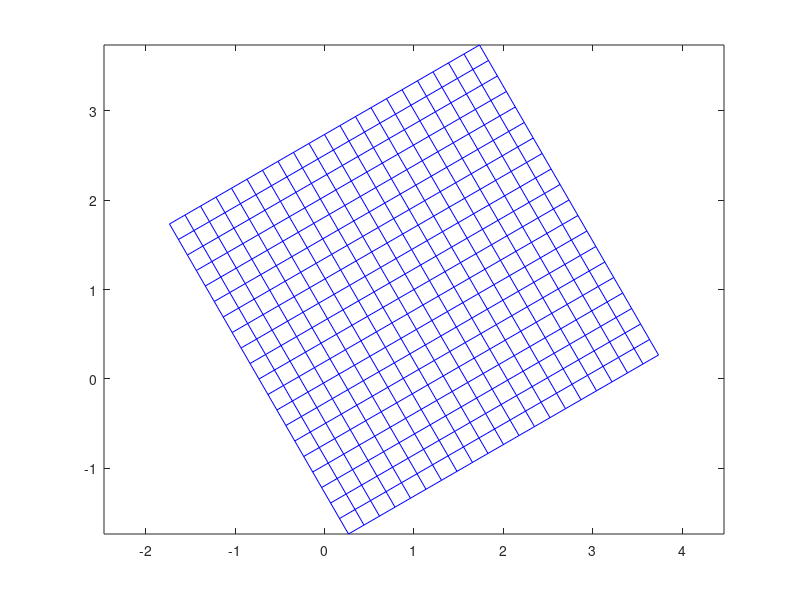
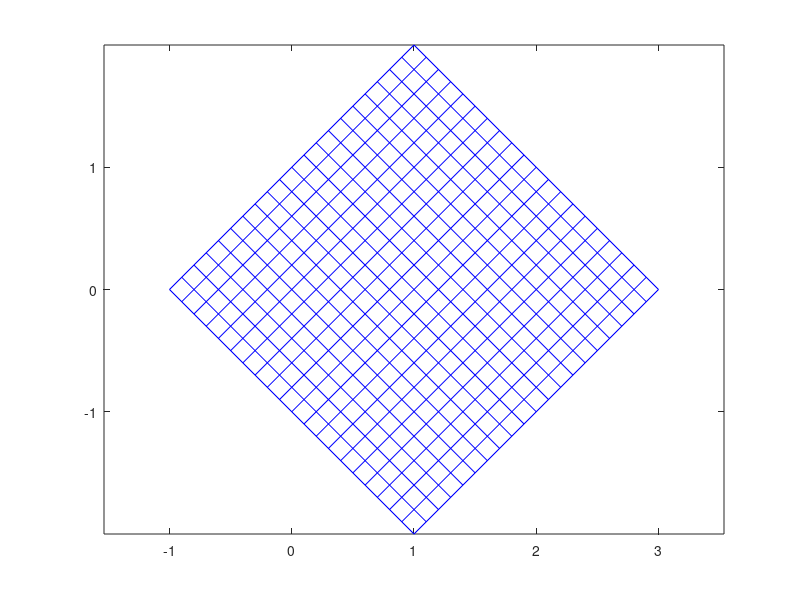
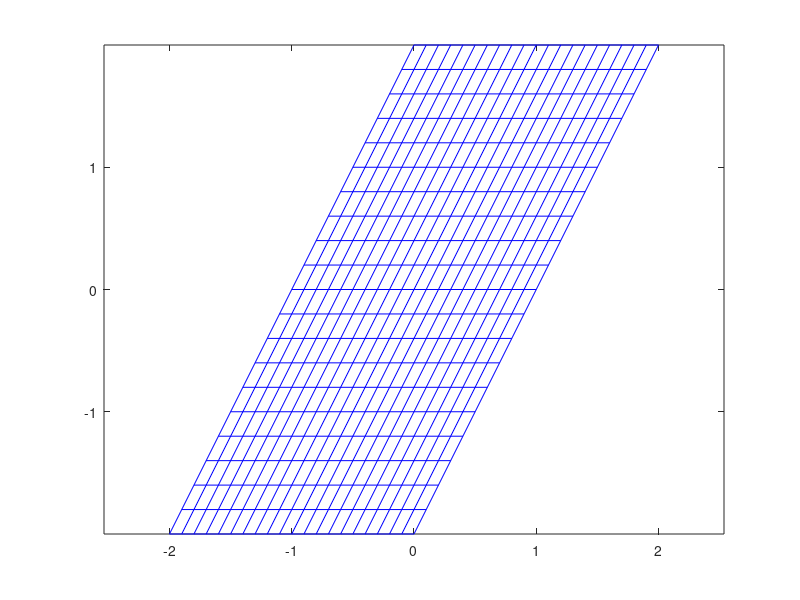
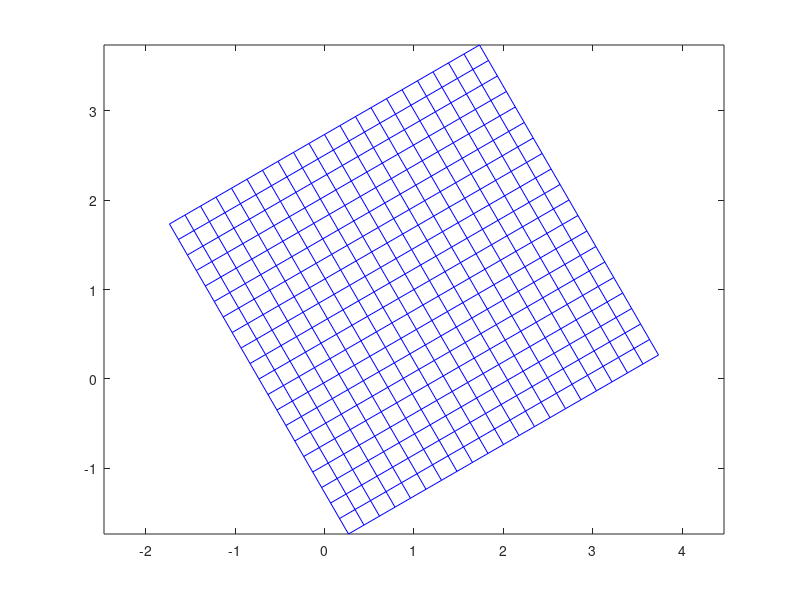

The MATLAB script that drew these images, in order:
load('compEx3.mat');
H1 = [sqrt(3) -1 1; 1 sqrt(3) 1; 0 0 2];
H2 = [1 -1 1; 1 1 0; 0 0 1];
H3 = [ 1 1 0; 0 2 0; 0 0 1]; 
H4 = [sqrt(3) -1 1; 1 sqrt(3) 1; 1/4 1/2 2];
spoints = [startpoints; ones(1,42)];
epoints = [endpoints; ones(1,42)];
stemp = H1*spoints;
etemp = H1*epoints;
figure;plot ([ stemp(1 ,:); etemp(1 ,:)] , ...
[ stemp(2 ,:); etemp(2 ,:)] , 'b - ');
axis equal;
stemp = H2*spoints;
etemp = H2*epoints;
figure;plot ([ stemp(1 ,:); etemp(1 ,:)] , ...
[ stemp(2 ,:); etemp(2 ,:)] , 'b - ');
axis equal;

stemp = H3*spoints;
etemp = H3*epoints;
figure;plot ([ stemp(1 ,:); etemp(1 ,:)] , ...
[ stemp(2 ,:); etemp(2 ,:)] , 'b - ');
axis equal;

stemp = H4*spoints;
etemp = H4*epoints;
figure;plot ([ stemp(1 ,:); etemp(1 ,:)] , ...
[ stemp(2 ,:); etemp(2 ,:)] , 'b - ');
axis equal;